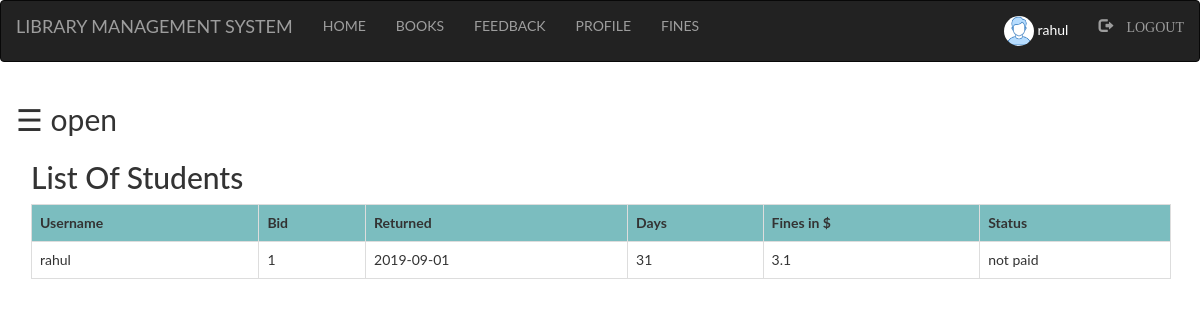
The app's page /student/fine.php (signed in) with its own data.
### tables this page shows
CREATE TABLE `fine` (
  `username` varchar(100) NOT NULL,
  `bid` int(100) NOT NULL,
  `returned` date NOT NULL,
  `day` int(50) NOT NULL,
  `fine` double NOT NULL,
  `status` varchar(100) NOT NULL
);

### student/fine.php (the view, shortened to what this page needs)
<?php
  include "navbar.php";
?>
<!DOCTYPE html>
<html>
<head>
</head>
<body>
<div id="main">
  <span style="font-size:30px;cursor:pointer" onclick="openNav()">&#9776; open</span>
<div class="container">
	<h2>List Of Students</h2>
	<?php
	$res=mysqli_query($db,"SELECT * FROM `fine` where username='$_SESSION[login_user]' ;");
		echo "<table class='table table-bordered table-hover' >";
			echo "<tr style='background-color: #6db6b9e6;'>";
				echo "<th>"; echo " Username ";	echo "</th>";
				echo "<th>"; echo " Bid ";  echo "</th>";
				echo "<th>"; echo " Returned ";  echo "</th>";
				echo "<th>"; echo " Days ";  echo "</th>";
				echo "<th>"; echo " Fines in $";  echo "</th>";
				echo "<th>"; echo " Status ";  echo "</th>";
			echo "</tr>";
			while($row=mysqli_fetch_assoc($res))
			{
				echo "<tr>";
				echo "<td>"; echo $row['username']; echo "</td>";
				echo "<td>"; echo $row['bid']; echo "</td>";
				echo "<td>"; echo $row['returned']; echo "</td>";
				echo "<td>"; echo $row['day']; echo "</td>";
				echo "<td>"; echo $row['fine']; echo "</td>";
				echo "<td>"; echo $row['status']; echo "</td>";
				echo "</tr>";
			}
		echo "</table>";
	?>
</div>
</body>
</html>

### student/style.css (style rules this page uses)
html, body, div, span, object, iframe, h1, h2, h3, h4, h5, h6, p, blockquote, pre, abbr, address, cite, code, del, dfn, em, img, ins, kbd, q, samp, small, strong, sub, sup, var, b, i, dl, dt, dd, ol, ul, li, fieldset, form, label, legend, table, caption, tbody, tfoot, thead, tr, th, td, article, aside, canvas, details, figcaption, figure, footer, header, hgroup, menu, nav, section, summary, time, mark, audio, video { margin:0; padding:0; border:0; outline:0; font-size:100%; vertical-align:baseline; background:transparent; }
body { line-height:1; }
table { border-collapse:collapse; border-spacing:0; }

### student/fine.php (style rules this page uses)
body { font-family: "Lato", sans-serif; transition: background-color .5s; }
#main { transition: margin-left .5s; padding: 16px; }

### records on screen
fine: username "rahul", bid "1", returned "2019-09-01", day "31", fine "3.1", status "not paid"

### other values on screen
$_SESSION['login_user'] "rahul"
